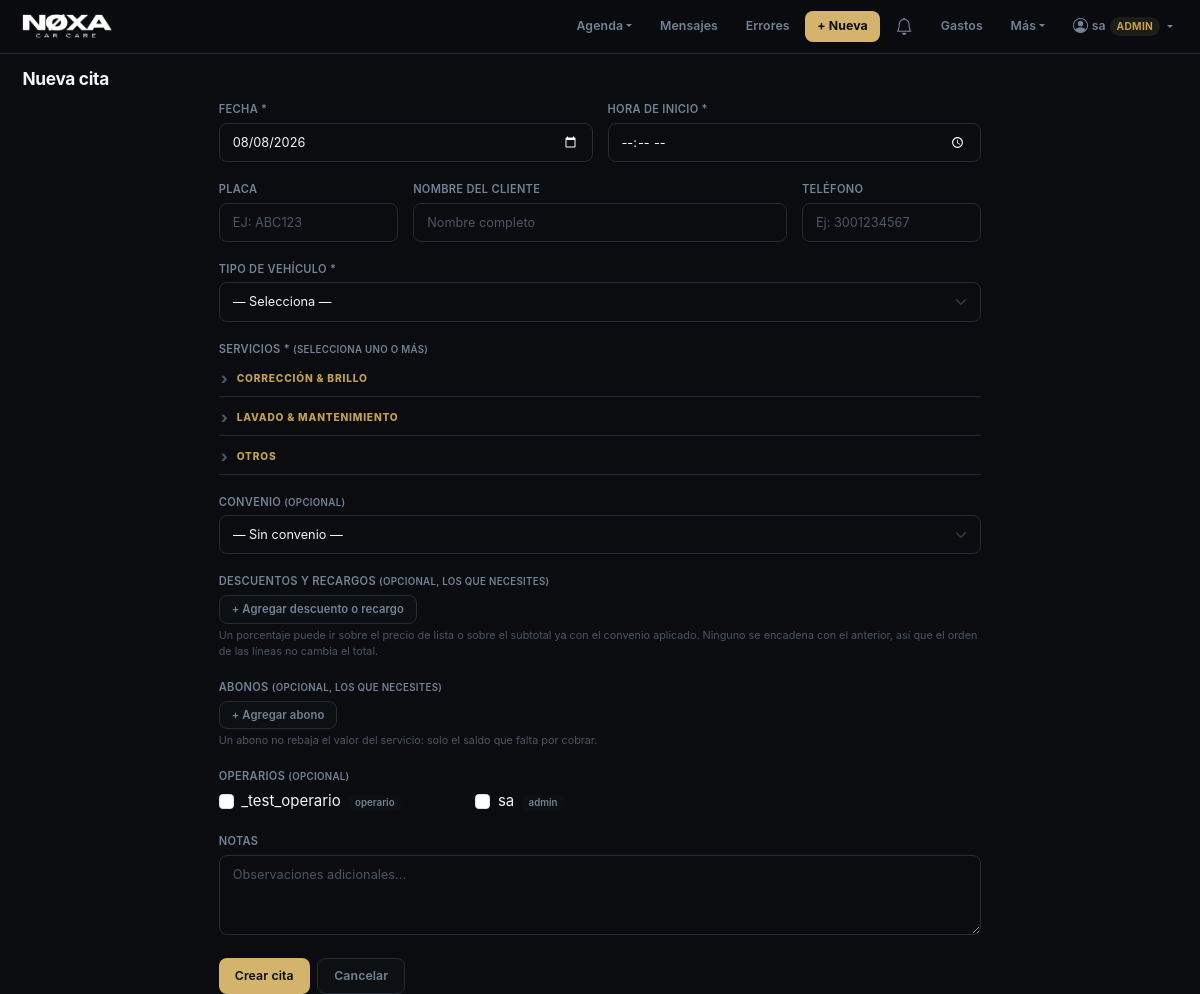
Screenshot of /appointments/new (signed in) with the database file from the repository.
### app.py (models this page shows, shortened)
class User(db.Model):
    __tablename__ = "users"
    id           = db.Column(db.Integer, primary_key=True)
    username     = db.Column(db.String(80), nullable=False, unique=True)
    password_hash= db.Column(db.String(256), nullable=False)
    role         = db.Column(db.String(20), nullable=False, default="operario")
    is_active    = db.Column(db.Boolean, default=True)
    created_at   = db.Column(db.DateTime, nullable=False, default=datetime.utcnow)
    must_change_password = db.Column(db.Boolean, default=False)
    salary          = db.Column(db.Integer, default=0)
    is_trial_period = db.Column(db.Boolean, default=False)  # override manual (legado)
    hire_date       = db.Column(db.Date, nullable=True)     # fecha real de ingreso

### app.py (the view, shortened to what this page needs)
@app.route("/appointments/new", methods=["GET", "POST"])
def new_appointment():
    services = Service.query.filter_by(is_active=True).order_by(Service.name).all()
    vehicle_types = VehicleType.query.filter_by(is_active=True).order_by(VehicleType.name).all()
    agreements = Agreement.query.filter_by(is_active=True).order_by(Agreement.name).all()
    operators_list = User.query.filter(
        User.is_active == True,
        User.role.in_(["operario", "lider", "admin"])
    ).order_by(User.username).all()
    return render_template(
        "new_appointment.html",
        services=services,
        vehicle_types=vehicle_types,
        agreements=agreements,
        operators_list=operators_list,
        today=date.today().isoformat()
    )

### app.py (called while the page is built)
@app.context_processor
def inject_user():
    return {"current_user": getattr(g, "current_user", None)}

def categoria_de_servicio(nombre: str) -> str:
    n = (nombre or "").strip().lower()
    for categoria, claves in SERVICE_CATEGORY_RULES:
        if any(c in n for c in claves):
            return categoria
    return SERVICE_CATEGORY_FALLBACK

@app.template_global()
def agrupar_servicios(servicios):
    grupos = {}
    for svc in servicios:
        grupos.setdefault(categoria_de_servicio(svc.name), []).append(svc)
    orden = [c for c, _ in SERVICE_CATEGORY_RULES] + [SERVICE_CATEGORY_FALLBACK]
    return [(c, sorted(grupos[c], key=lambda s: s.name)) for c in orden if c in grupos]

### templates/new_appointment.html
{% extends "base.html" %}
{% block content %}
<h2>Nueva cita</h2>
{% include "appointment_form.html" %}
{% endblock %}

### templates/base.html (shortened to what this page needs)
<!doctype html>
<html lang="es">
<head>
  <link href="https://cdn.jsdelivr.net/npm/bootstrap@5.3.3/dist/css/bootstrap.min.css" rel="stylesheet">
  <link href="https://cdn.jsdelivr.net/npm/bootstrap-icons@1.11.3/font/bootstrap-icons.min.css" rel="stylesheet">
</head>
<body>
<nav class="navbar navbar-expand-lg mb-0"
     style="background:rgba(10,12,15,0.95);backdrop-filter:blur(20px);-webkit-backdrop-filter:blur(20px);border-bottom:1px solid var(--border);">
  <div class="container-fluid px-3">
    <a class="navbar-brand"
       href="{{ url_for('whatsapp_inbox') if current_user and current_user.role == 'marketing' else url_for('calendar_view') }}"
       style="padding:0;">
      <img src="{{ url_for('static', filename='img/logotipo.png') }}" alt="Agenda Detailing" class="navbar-logo"
        onerror="this.style.display='none';this.insertAdjacentHTML('afterend','<span class=\'navbar-brand-text\'>Agenda</span>');">
    </a>
    <div class="collapse navbar-collapse justify-content-end" id="navbarContent">
      <div class="d-flex flex-column flex-lg-row align-items-lg-center gap-1 py-2 py-lg-0">
        {% if not current_user or current_user.role not in ('operario', 'marketing') %}
        <div class="dropdown">
          <button class="nav-link-custom border-0 bg-transparent dropdown-toggle"
                  type="button" data-bs-toggle="dropdown" aria-expanded="false">Agenda</button>
        </div>
        {% endif %}
        {% if not current_user or current_user.role != 'operario' %}
        <a class="nav-link-custom" href="{{ url_for('whatsapp_inbox') }}">Mensajes</a>
        {% endif %}
        {% if not current_user or current_user.role not in ('operario', 'marketing') %}
        <a class="nav-link-custom" href="{{ url_for('quality_errors_list') }}">Errores</a>
        <a class="nav-link-custom nav-link-accent" href="{{ url_for('new_appointment') }}">+ Nueva</a>
        {% endif %}
        {% if current_user and current_user.role != 'operario' %}
        <div class="dropdown" id="notifWrap">
          <button class="nav-link-custom border-0 bg-transparent position-relative d-flex align-items-center"
                  type="button" data-bs-toggle="dropdown" data-bs-auto-close="outside"
                  aria-expanded="false" aria-label="Notificaciones" title="Notificaciones">
            <i class="bi bi-bell" style="font-size:1.15rem;"></i>
          </button>
        </div>
        {% endif %}
        {% if not current_user or current_user.role not in ('operario', 'marketing') %}
        <a class="nav-link-custom" href="{{ url_for('expenses_new') }}">Gastos</a>
        {% endif %}
        <div class="dropdown">
          <button class="nav-link-custom border-0 bg-transparent dropdown-toggle"
                  type="button" data-bs-toggle="dropdown" aria-expanded="false">Más</button>
        </div>
        {% if current_user %}
        <div class="dropdown">
          <button class="nav-link-custom border-0 bg-transparent dropdown-toggle d-flex align-items-center gap-1"
                  type="button" data-bs-toggle="dropdown" aria-expanded="false">
            <i class="bi bi-person-circle" style="font-size:1rem;"></i>
            <span>{{ current_user.username }}</span>
            <span style="font-size:0.68rem;padding:2px 7px;border-radius:20px;background:var(--accent-bg);color:var(--accent-dk);font-weight:700;text-transform:uppercase;letter-spacing:0.3px;">{{ current_user.role }}</span>
          </button>
        </div>
        {% endif %}
      </div>
    </div>
  </div>
</nav>
<div class="container-fluid px-3 px-lg-4 pt-3">
  {% block content %}{% endblock %}
</div>
</body>
</html>

### templates/appointment_form.html (shortened to what this page needs)
{% set is_edit = (mode is defined and mode == "edit") %}
<div class="row justify-content-center">
  <div class="col-lg-8">
    <form method="POST"
          action="{{ url_for('edit_appointment', appointment_id=appointment.id) if is_edit else url_for('new_appointment') }}">
      <div class="row g-3 mb-3">
        <div class="col-sm-6">
          <label class="form-label">Fecha *</label>
          <input type="date"
                 name="date"
                 class="form-control bg-dark text-light border-secondary"
                 value="{{ today }}"
                 required>
        </div>
        <div class="col-sm-6">
          <label class="form-label">Hora de inicio *</label>
          <input type="time"
                 name="start_time"
                 class="form-control bg-dark text-light border-secondary"
                 value="{{ appointment.start_datetime.strftime('%H:%M') if is_edit else '' }}"
                 required>
        </div>
      </div>
      <div class="row g-3 mb-3">
        <div class="col-sm-3">
          <label class="form-label">Placa</label>
          <input type="text"
                 name="plate"
                 id="plate"
                 class="form-control bg-dark text-light border-secondary"
                 placeholder="Ej: ABC123"
                 value="{{ appointment.plate or '' if is_edit else '' }}"
                 autocomplete="off"
                 list="platesSuggestions"
                 style="text-transform: uppercase;">
        </div>
        <div class="col-sm-6">
          <label class="form-label">Nombre del cliente</label>
          <input type="text"
                 name="customer_name"
                 id="customer_name"
                 class="form-control bg-dark text-light border-secondary"
                 placeholder="Nombre completo"
                 value="{{ appointment.customer_name or '' if is_edit else '' }}"
                 autocomplete="off"
                 list="namesSuggestions">
        </div>
        <div class="col-sm-3">
          <label class="form-label">Teléfono</label>
          <input type="text"
                 name="phone"
                 id="phone"
                 class="form-control bg-dark text-light border-secondary"
                 placeholder="Ej: 3001234567"
                 value="{{ appointment.phone or '' if is_edit else '' }}">
        </div>
      </div>
      <div class="mb-3">
        <label class="form-label">Tipo de vehículo *</label>
        <select name="vehicle_type_id"
                id="vehicle_type_id"
                class="form-select bg-dark text-light border-secondary"
                required>
          <option value="">— Selecciona —</option>
        </select>
      </div>
      <div class="mb-3">
        <label class="form-label">Servicios * <small class="text-secondary">(selecciona uno o más)</small></label>
        {% set selected_services = appointment.services.split(', ') if is_edit else [] %}
        {% for categoria, svcs in agrupar_servicios(services) %}
          {% set marcados = svcs | selectattr('name', 'in', selected_services) | list | length if is_edit else 0 %}
          <details class="svc-group"{% if marcados %} open{% endif %}>
            <summary class="svc-group-title">
              <span>{{ categoria }}</span>
            </summary>
          </details>
        {% endfor %}
      </div>
      <div class="mb-3">
        <label class="form-label">Convenio <small class="text-secondary">(opcional)</small></label>
        <select name="agreement_id"
                id="agreement_id"
                class="form-select bg-dark text-light border-secondary"
                onchange="toggleNewAgreementForm()">
          <option value="">— Sin convenio —</option>
        </select>
      </div>
      <div class="mb-3">
        <label class="form-label">
          Descuentos y recargos <small class="text-secondary">(opcional, los que necesites)</small>
        </label>
        <button type="button" class="btn btn-sm btn-outline-secondary" onclick="addAdjRow()">
          + Agregar descuento o recargo
        </button>
        <div class="form-text">
          Un porcentaje puede ir sobre el precio de lista o sobre el subtotal ya con el
          convenio aplicado. Ninguno se encadena con el anterior, así que el orden de las
          líneas no cambia el total.
        </div>
      </div>
      <div class="mb-3">
        <label class="form-label">
          Abonos <small class="text-secondary">(opcional, los que necesites)</small>
        </label>
        <button type="button" class="btn btn-sm btn-outline-secondary" onclick="addPayRow()">
          + Agregar abono
        </button>
        <div class="form-text">
          Un abono no rebaja el valor del servicio: solo el saldo que falta por cobrar.
        </div>
      </div>
      {% if operators_list %}
      <div class="mb-3">
        <label class="form-label">Operarios <small class="text-secondary">(opcional)</small></label>
        <div class="row g-2">
          {% set assigned_ids = appointment.operator_assignments | map(attribute='user_id') | list if is_edit else [] %}
          {% for op in operators_list %}
            <div class="col-sm-4 col-6">
              <div class="form-check">
                <input class="form-check-input"
                       type="checkbox"
                       name="operator_ids"
                       id="op_{{ op.id }}"
                       value="{{ op.id }}"
                       {% if op.id in assigned_ids %}checked{% endif %}>
                <label class="form-check-label" for="op_{{ op.id }}">
                  {{ op.username }}
                  <span class="badge bg-secondary ms-1" style="font-size:0.65rem;">{{ op.role }}</span>
                </label>
              </div>
            </div>
          {% endfor %}
        </div>
      </div>
      {% endif %}
      <div class="mb-4">
        <label class="form-label">Notas</label>
        <textarea name="notes"
                  class="form-control bg-dark text-light border-secondary"
                  rows="2"
                  placeholder="Observaciones adicionales...">{{ appointment.notes or '' if is_edit else '' }}</textarea>
      </div>
      <div class="d-flex gap-2">
        <button type="submit" class="btn btn-primary">
          {{ "Guardar cambios" if is_edit else "Crear cita" }}
        </button>
        <a href="{{ url_for('calendar_view') }}" class="btn btn-outline-secondary">
          Cancelar
        </a>
      </div>
    </form>
  </div>
</div>

### templates/base.html (style rules this page uses)
:root { color-scheme: dark; --bg: #0a0c0f; --bg2: #0d1013; --surface: #111318; --surface2: #1a1d23; --border: #272b35; --border2: rgba(212,180,108,0.25); --text: #f3f5f7; --text2: #728297; --text3: #4c5666; --accent: #d4b46c; --accent-dk: #c4a050; --accent-bg: rgba(212,180,108,0.10); --ink: #f3f5f7; --radius: 12px; --radius-sm: 8px; --shadow: 0 1px 3px rgba(0,0,0,0.4), 0 4px 12px rgba(0,0,0,0.25); --shadow-sm: 0 1px 2px rgba(0,0,0,0.3); }
*, *::before, *::after { box-sizing: border-box; }
html, body { margin: 0; padding: 0; background-color: var(--bg) !important; color: var(--text); font-family: -apple-system, BlinkMacSystemFont, "Segoe UI", sans-serif; -webkit-font-smoothing: antialiased; font-size: 15px; }
.container-fluid, .container { background: transparent !important; }
h1, h2, h3, h4, h5, h6 { color: var(--text); font-weight: 700; letter-spacing: -0.3px; }
h2 { font-size: 1.15rem; }
p, span, td, li { color: var(--text2); }
.navbar-logo { height: 36px; width: auto; display: block; }
.nav-link-custom { color: var(--text2); text-decoration: none; font-size: 0.82rem; font-weight: 600; padding: 6px 12px; border-radius: var(--radius-sm); transition: color 0.15s, background 0.15s; letter-spacing: 0.1px; cursor: pointer; white-space: nowrap; }
.nav-link-accent { color: #0a0c0f !important; background: var(--accent) !important; font-weight: 700; }
.btn { font-size: 0.82rem !important; font-weight: 600 !important; border-radius: var(--radius-sm) !important; padding: 8px 16px !important; transition: all 0.15s !important; box-shadow: none !important; letter-spacing: 0.1px; border: none !important; }
.btn-primary { background: var(--accent) !important; color: #0a0c0f !important; }
.btn-secondary, .btn-outline-secondary { background: var(--bg2) !important; border: 1px solid var(--border) !important; color: var(--text2) !important; }
.btn-sm { padding: 5px 12px !important; font-size: 0.75rem !important; }
.form-control, .form-select { background-color: var(--surface) !important; border: 1.5px solid var(--border) !important; color: var(--text) !important; border-radius: var(--radius-sm) !important; box-shadow: none !important; font-size: 0.85rem !important; padding: 9px 13px !important; transition: border-color 0.15s !important; }
.form-control::placeholder { color: var(--text3) !important; }
textarea.form-control { resize: vertical; min-height: 80px; }
input[type="date"], input[type="time"] { color-scheme: dark; }
.form-label { color: var(--text2) !important; font-size: 0.74rem !important; font-weight: 600 !important; margin-bottom: 5px !important; letter-spacing: 0.3px; text-transform: uppercase; }
.form-text { color: var(--text3) !important; font-size: 0.72rem !important; }
.border, .border-secondary { border-color: var(--border) !important; }
.bg-dark { background-color: var(--bg) !important; }
.badge.bg-secondary { background: var(--bg2) !important; color: var(--text2) !important; font-weight: 600; }
.text-secondary { color: var(--text2) !important; }
nav.navbar { position: relative; z-index: 1040; }

### templates/appointment_form.html (style rules this page uses)
.svc-group { margin-bottom: 4px; border-bottom: 1px solid var(--border); }
.svc-group:last-child { margin-bottom: 0; }
.svc-group-title { display: flex; align-items: center; gap: 8px; cursor: pointer; list-style: none; font-size: .68rem; font-weight: 800; letter-spacing: .8px; text-transform: uppercase; color: var(--accent-dk); padding: 9px 2px; }
.svc-group-title::before { content: "›"; font-size: 1.05rem; line-height: 1; color: var(--text3); transition: transform .15s; display: inline-block; }
.svc-group-title > span:first-of-type { color: var(--accent-dk); }

### rows the page displays
User: username "sa", role "ADMIN", role "admin"
User: username "_test_operario", role "operario"

### other values shown
{{ categoria }} "CORRECCIÓN & BRILLO" "LAVADO & MANTENIMIENTO" "OTROS"
{{ "Guardar cambios" if is_edit else "Crear cita" }} "Crear cita"
